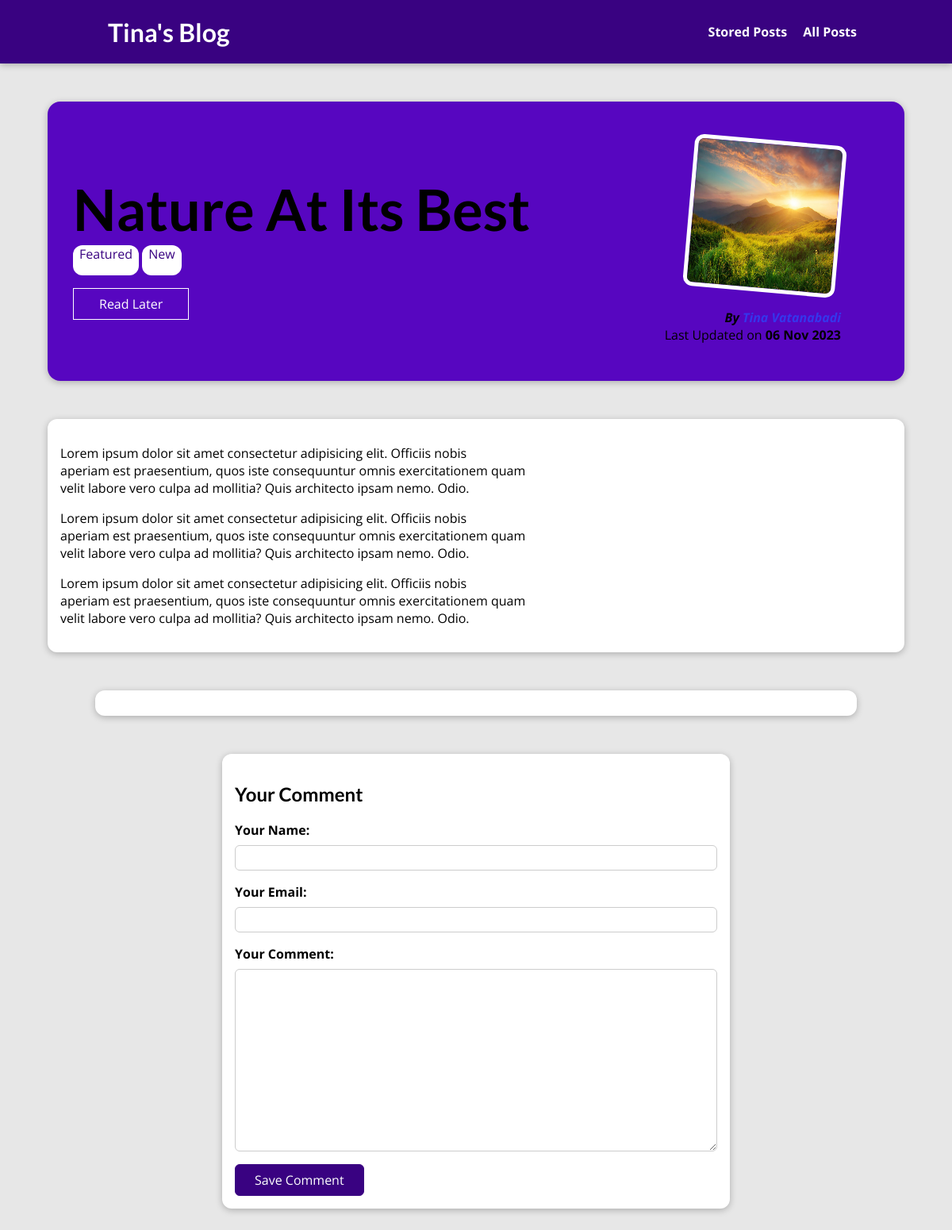
Before: /posts/into-the-woods with the older database file.
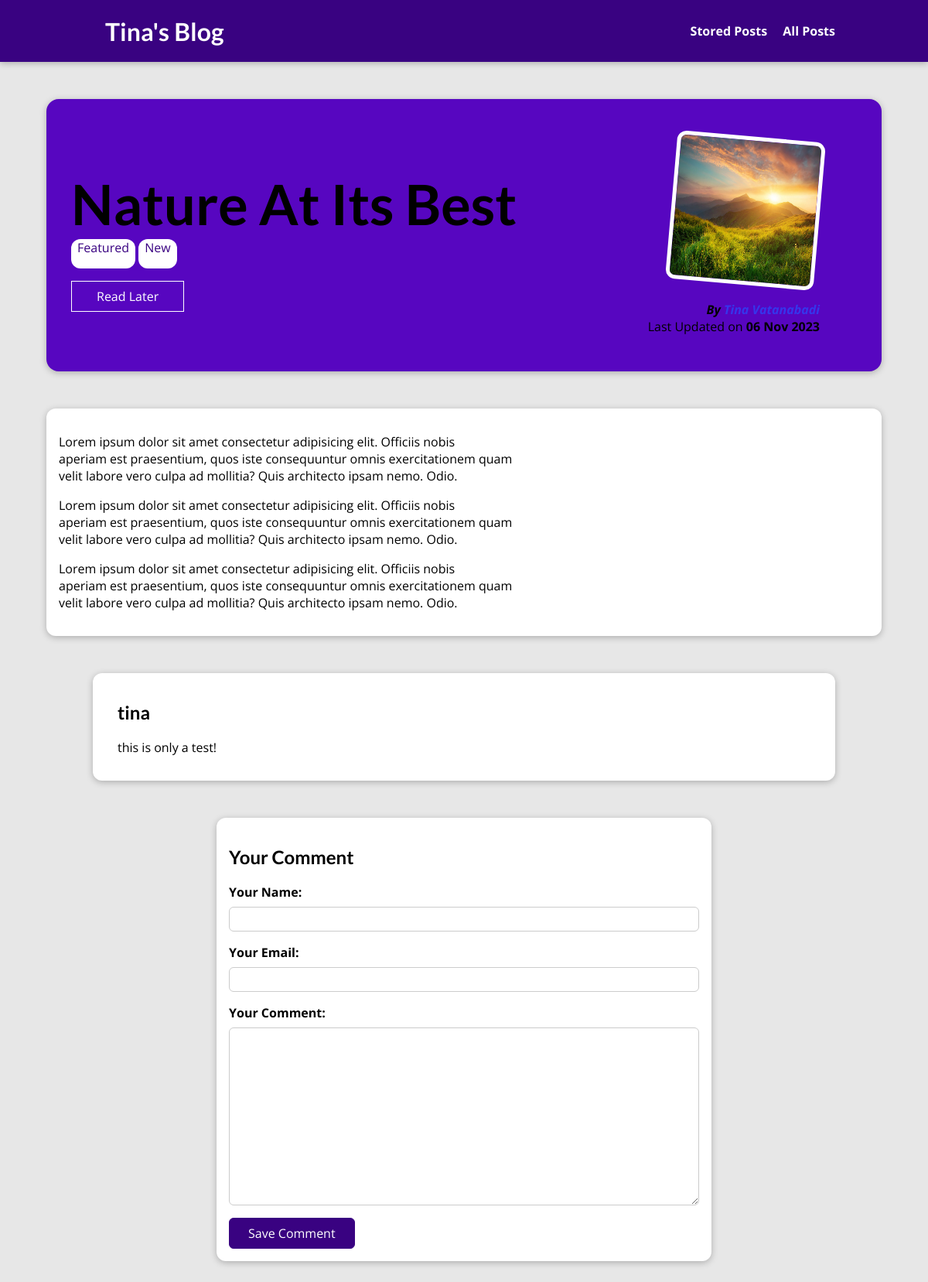
After: the same page with the newer database file.
### blog/models.py (models this page shows, shortened)
class Post(models.Model):
    title = models.CharField(max_length=150)
    excerpt = models.CharField(max_length=200)
    image = models.ImageField(upload_to="posts", null=True)
    date = models.DateField(auto_now=True)
    slug = models.SlugField(unique=True, db_index=True)
    content = models.TextField(validators=[MinLengthValidator(10)])
    author = models.ForeignKey(
        Author, on_delete=models.SET_NULL, related_name="posts", null=True)
    tags = models.ManyToManyField(Tag)

class Tag(models.Model):
    caption = models.CharField(max_length=100)

class Author(models.Model):
    first_name = models.CharField(max_length=150)
    last_name = models.CharField(max_length=150)
    email = models.EmailField(max_length=150)
    def full_name(self):
        return f"{self.first_name} {self.last_name}"
    def __str__(self):
        return self.full_name()

class Comment(models.Model):
    user_name = models.CharField(max_length=120)
    user_email = models.EmailField()
    text = models.TextField(max_length=300)
    post = models.ForeignKey(Post, on_delete=models.CASCADE, related_name="comments")

### blog/views.py (the view, shortened to what this page needs)
# urls.py: path("posts/<slug:slug>", views.SinglePostView.as_view(), name="post-details"),
class SinglePostView(View):
    def is_stored_post(self, request, post_id):
        stored_posts = request.session.get("stored_posts")
        if stored_posts is not None:
            is_saved_for_later = post_id in stored_posts
        else:
            is_saved_for_later = False
        return is_saved_for_later
    def get(self,request, slug):
        post = Post.objects.get(slug=slug)
        context = {
            "post": post,
            "post_tags": post.tags.all(),
            "comment_form": CommentForm(),
            "comments": post.comments.all().order_by("-id"),
            "saved_for_later": self.is_stored_post(request, post.id)
        }
        return render(request, "blog/post-detail.html",context)

### blog/forms.py
class CommentForm(forms.ModelForm):
    class Meta:
        model = Comment
        exclude = ["post"]
        labels = {
            "user_name": "Your Name",
            "user_email": "Your Email",
            "text": "Your Comment"
        }

### blog/templates/blog/post-detail.html (shortened to what this page needs)
{% extends "base.html" %}
{% load static %}
{% block css_files %}
<link rel="stylesheet" href="{% static 'blog/post-detail.css' %}" />
{% endblock %}
{% block content %}
<section id="summary">
    <h2>{{ post.title }}</h2>
    <div>
    {% for tag in post_tags %}
    <span class="tag">{{tag.caption}}</span>
    {% endfor %}
    </div>
    <div id="read-later">
        <form action="{% url 'read-later' %}" method="POST">
            <button>
                {% if saved_for_later %}
                Remove from "Read Later" List
                {% else %}
                Read Later
                {% endif %}
            </button>
        </form>
    </div>
    <article>
        <img src="{{ post.image.url }}" alt="{{ post.title }}" />
        <address>
            By <a href="mailto:{{post.author.email_address}}">{{ post.author }} </a>
        </address>
        <div>
            Last Updated on <time>{{post.date|date:"d M Y"}}</time>
        </div>
    </article>
</section>
<main>
    {{post.content|linebreaks}}
</main>
<section id="comments">
<ul>
    {% for comment in comments %}
    <li>
        <h2>{{ comment.user_name }}</h2>
        <p>{{ comment.text|linebreaks }}</p>
    </li>
    {% endfor %}
</ul>
</section>
<section id="comment-form">
    <h2>Your Comment</h2>
    <form action="{% url 'post-details' post.slug %}" method="POST">
        {% for form_field in comment_form %}
            <div class="form-control {% if form_field.errors %} invalid {% endif %}">
                {{ form_field.label_tag }}
                {{ form_field }}
            </div>
        {% endfor %}
        <button>Save Comment</button>
    </form>
</section>
{% endblock %}

### templates/base.html (shortened to what this page needs)
{% load static %}
<!DOCTYPE html>
<html lang="en">
<head>
    <link rel="stylesheet" href="{% static "app.css" %}"/>
    {% block css_files %}{% endblock %}
</head>
<body>
    <header id="main-navigation">
        <h1><a href="{% url "home-page"%}">Tina's Blog</a></h1>
        <nav>
          <a href="{% url 'read-later' %}">Stored Posts</a>
          <a href="{% url 'all-posts' %}">All Posts</a>
        </nav>
      </header>
    {% block content %}{% endblock %}
</body>
</html>

### static/app.css (style rules this page uses)
* { box-sizing: border-box; }
html { font-family: 'Open Sans', 'Lato', sans-serif; }
body { margin: 0; }
h1, h2, h3 { font-family: 'Lato', sans-serif; font-weight: bold; }
#main-navigation { width: 100%; height: 5rem; display: flex; justify-content: space-between; align-items: center; padding: 0 10%; position: absolute; top: 0; left: 0; }
#main-navigation a { text-decoration: none; color: white; font-weight: bold; margin-left: 1rem; }
#main-navigation a { text-decoration: none; color: white; font-weight: bold; }

### blog/static/blog/post-detail.css (style rules this page uses)
body { background-color: #e7e7e7; }
#main-navigation { background-color: #390281; box-shadow: 0 2px 8px rgba(0, 0, 0, 0.25); }
#summary { margin: 8rem auto 3rem auto; padding: 2rem; width: 90%; max-width: 90rem; border-radius: 16px; background-color: #5706c0; position: relative; box-shadow: 0 2px 8px rgba(0, 0, 0, 0.25); height: 22rem; }
#summary h2 { color: white; font-size: 4.5rem; margin-bottom: 0.2rem; }
#summary article { position: absolute; top: 2rem; right: 3rem; padding: 1rem 2rem; border-radius: 12px; text-align: right; color: black; }
#summary article img { width: 12rem; height: 12rem; border-radius: 12px; transform: rotateZ(5deg); border: 5px solid white; margin-bottom: 1rem; }
#summary address { font-weight: bold; }
#summary time { font-weight: bold; }
#summary a { color: rgb(54, 54, 235); text-decoration: none; }
main { width: 90%; max-width: 90rem; margin: 3rem auto; background-color: white; padding: 1rem; border-radius: 12px; box-shadow: 0 2px 8px rgba(0, 0, 0, 0.25); }
.tag { background-color: white; color: #390281; padding:0% 0.5rem 1rem; border-radius: 12px; text-align: center; }
.form-control { margin-bottom: 1rem; }
.form-control label { font-weight: bold; margin-bottom: 0.5rem; display: block; }
.form-control input, .form-control textarea { display: block; width: 100%; font: inherit; padding: 0.25rem; border-radius: 6px; border: 1px solid #ccc; }
#comment-form { margin: 3rem auto; width: 90%; max-width: 40rem; border-radius: 12px; background-color: white; box-shadow: 0 2px 8px rgba(0, 0, 0, 0.25); padding: 1rem; }
#comment-form button { font:inherit; background-color: #390281; color: white; border: 1px solid #390281; padding: 0.5rem 1.5rem; border-radius: 6px; cursor: pointer; }
h2 { color: black !important; }
#comments { margin: 3rem auto; width: 90%; max-width: 60rem; border-radius: 12px; background-color: white; box-shadow: 0 2px 8px rgba(0, 0, 0, 0.25); padding: 1rem 2rem; }
#comments ul { list-style: none; margin: 0; padding: 0; }
#comments li { margin-bottom: 1rem; border-bottom: 2px solid #ccc; }
#comments li:last-of-type { border-bottom: none; }
#comments h2 { color: rgb(139, 139, 139); }
#read-later { margin: 2rem 0; }
#read-later button { background-color: transparent; border: 1px solid white; padding: 0.5rem 2rem; font: inherit; color: white; cursor: pointer; }

Changed rows visible on the page:
added Comment: user_name "tina", text "this is only a test!"
